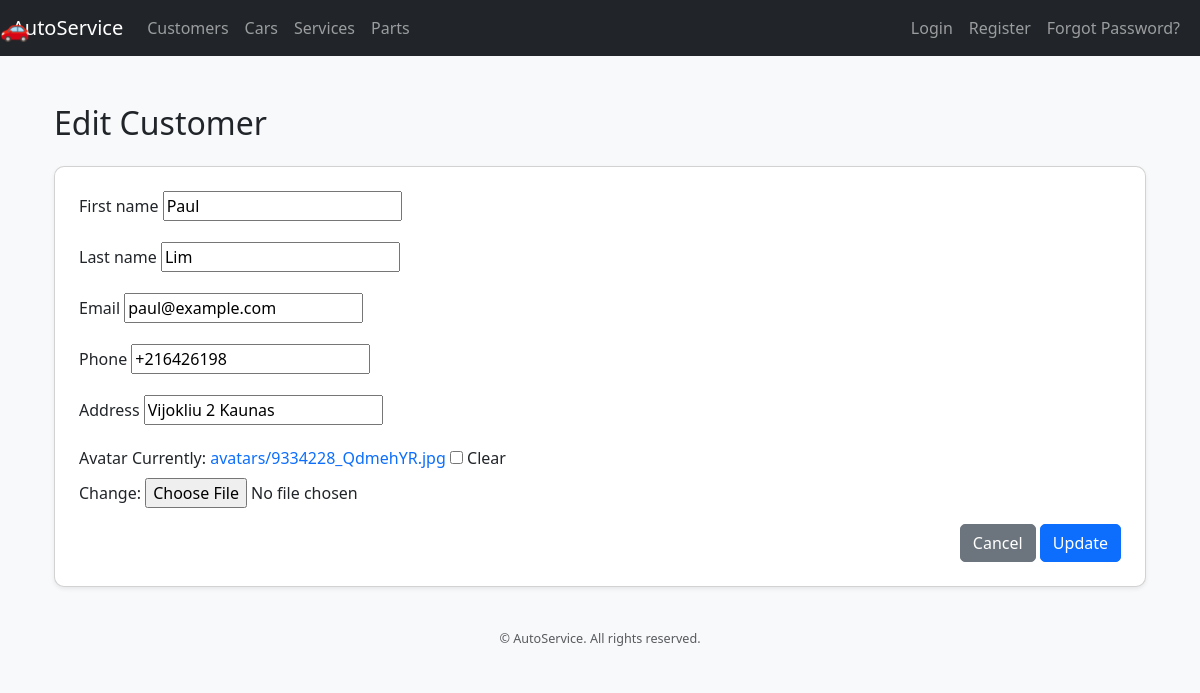
Screenshot of /finalapp/customers/1/edit/ with the database file from the repository.
### finalapp/models.py (models this page shows, shortened)
class Customer(models.Model):
    first_name = models.CharField(max_length=50)
    last_name = models.CharField(max_length=50)
    phone = models.CharField(max_length=20, unique=True)
    email = models.EmailField(blank=True, null=True)
    address = models.CharField(max_length=255, blank=True, null=True)  # ← add this line
    avatar = models.ImageField(upload_to="avatars/", blank=True, null=True)

### finalapp/views.py (the view)
# urls.py: path("customers/<int:pk>/edit/", views.CustomerUpdateView.as_view(), name="customer_update"),
class CustomerUpdateView(UpdateView):
    model = Customer
    form_class = CustomerForm
    template_name = "customers/customer_form.html"
    success_url = reverse_lazy("customer_list")

### finalapp/forms.py
class CustomerForm(forms.ModelForm):
    class Meta:
        model = Customer
        fields = ["first_name", "last_name", "email", "phone", "address", "avatar"]

### finalapp/templates/customers/customer_form.html (shortened to what this page needs)
{% extends "base.html" %}
{% block content %}
<div class="container mt-5">
  <h2 class="mb-4">{% if object %}Edit{% else %}Add{% endif %} Customer</h2>
  <form method="post" enctype="multipart/form-data" class="card p-4 shadow-sm">
    {% for field in form %}
      <div class="mb-3">
        <label class="form-label">{{ field.label }}</label>
        {{ field }}
      </div>
    {% endfor %}
    <div class="text-end">
      <a href="{% url 'customer_list' %}" class="btn btn-secondary">Cancel</a>
      <button type="submit" class="btn btn-primary">
        {% if object %}Update{% else %}Create{% endif %}
      </button>
    </div>
  </form>
</div>
{% endblock %}

### finalapp/static/finalapp/css/style.css (style rules this page uses)
body { font-family: 'Segoe UI', Tahoma, Geneva, Verdana, sans-serif; background-color: #f8f9fa; margin: 0; padding: 0; }
a { text-decoration: none; }
.card { box-shadow: 0 2px 5px rgba(0,0,0,0.1); border-radius: 10px; }
.btn { border-radius: 5px; transition: all 0.2s ease; }

### rows the page displays
Customer: form "Paul" "Lim" "paul@example.com" "+216426198" "Vijokliu 2 Kaunas"

### other values shown
{{ field.label }} "First name" "Last name" "Email" "Phone" "Address" "Avatar"
